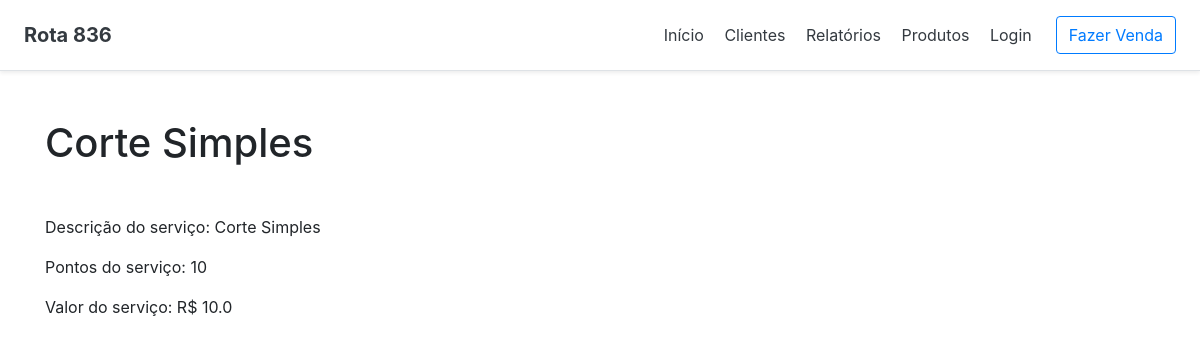
Page /salao/servico/1/ on the committed database.
### salao/models.py (models this page shows, shortened)
class Servico(models.Model):
    desc_servico = models.CharField(max_length=200, null=False)
    pontos_servico = models.IntegerField(null=False)
    valor_servico = models.FloatField(null=False)

### salao/views.py (the view)
# urls.py: path('servico/<int:pk>/', views.DetailViewServico.as_view(), name='detalhes_servico'),
class DetailViewServico(generic.DetailView):
    model = Servico
    template_name = 'salao/servico/detalhes.html'

### salao/templates/salao/servico/detalhes.html (shortened to what this page needs)
{% extends '../base.html' %}
{% block h1_pagina %}
    {{ servico.desc_servico }}
{% endblock h1_pagina %}
{% block content %}
    <p class="mr-3"> Descrição do serviço: {{servico.desc_servico}}</p>
    <p class="mr-3"> Pontos do serviço: {{servico.pontos_servico}}</p>
    <p class="mr-3"> Valor do serviço: R$ {{servico.valor_servico}}</p>
{% endblock content %}

### rows in the picture
Servico: desc_servico "Corte Simples", pontos_servico "10", valor_servico "10.0"
